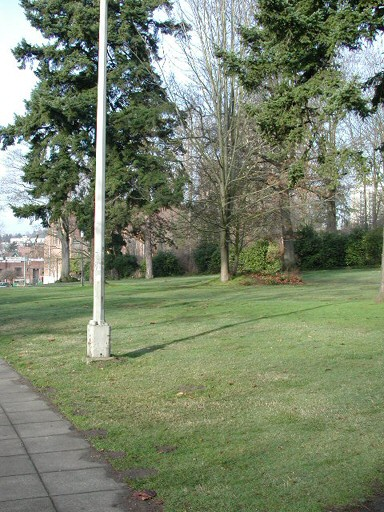
#> input picture SampleSets/parrington/prtn12.jpg, 384 x 512 px
$ python SimplifiedStitcherSample.py
#> lines starting #> are read from the running program, lines starting #| are printed output that depends on the picture
import numpy as np
import cv2 as cv

# Hardcoded image paths
image1_path = "SampleSets/parrington/prtn12.jpg"
image2_path = "SampleSets/parrington/prtn13.jpg"
output_path = "result2.jpg"

# Read input images
image1 = cv.imread(image1_path)
#> image1 is the input picture: shape (512, 384, 3); mean B, G, R 106.5, 131.4, 120.6
image2 = cv.imread(image2_path)
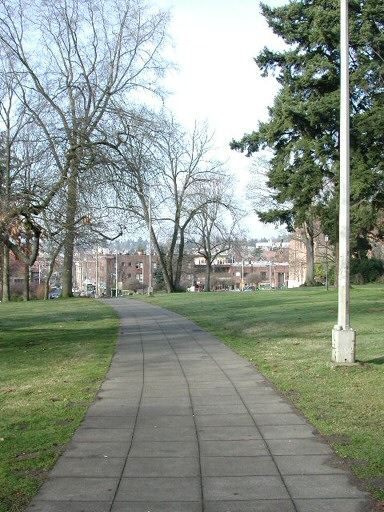
#> input picture SampleSets/parrington/prtn13.jpg, 384 x 512 px
#> image2 is the input picture: shape (512, 384, 3); mean B, G, R 136.5, 147.8, 138.6

# Create Stitcher object with default mode (PANORAMA)
stitcher = cv.createStitcher()

# Stitch the images
status, pano = stitcher.stitch((image1, image2))
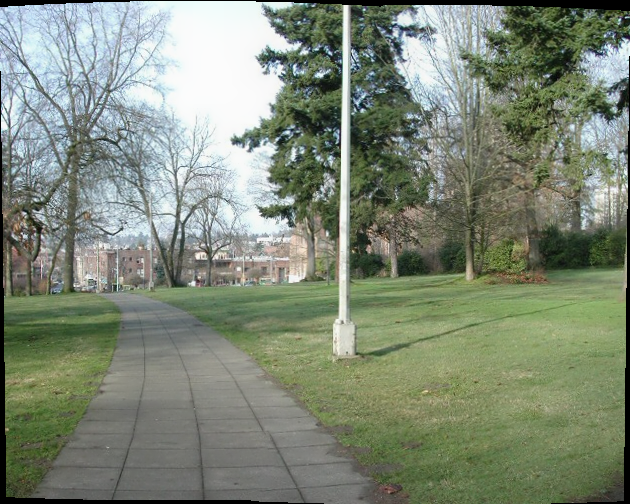
#> pano: shape (504, 630, 3); mean B, G, R 119.2, 136.5, 126.7
#> status = 0

if status == cv.Stitcher_OK:
    # Write the stitched image to output path
    cv.imwrite(output_path, pano)
    print("Stitching completed successfully. %s saved!" % output_path)
else:
    print("Can't stitch images, error code = %d" % status)

cv.destroyAllWindows()
